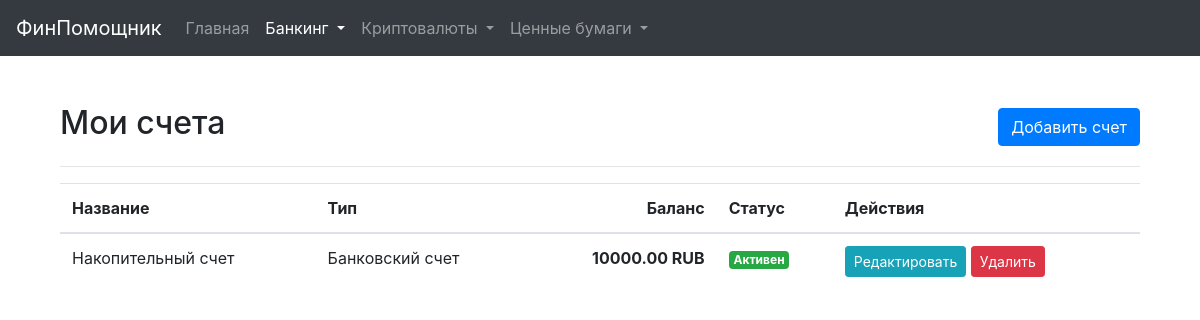
Page /accounts on the earlier database version.
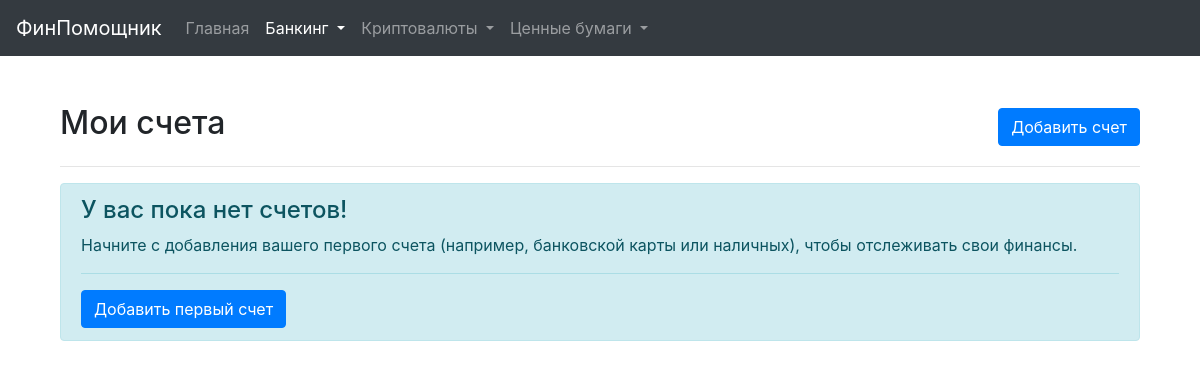
Same page on the later database version.
### models.py (models this page shows, shortened)
class Account(db.Model):
    id = db.Column(db.Integer, primary_key=True)
    name = db.Column(db.String(128), nullable=False, unique=True)
    account_type = db.Column(db.String(64), nullable=False)
    currency = db.Column(db.String(16), nullable=False)
    balance = db.Column(db.Numeric(20, 2), nullable=False, default=0.0)
    is_active = db.Column(db.Boolean, default=True, nullable=False)
    notes = db.Column(db.Text)
    interest_rate = db.Column(db.Numeric(5, 2), nullable=True)
    start_date = db.Column(db.Date, nullable=True)
    end_date = db.Column(db.Date, nullable=True)

### main_routes.py (the view)
@main_bp.route('/accounts')
def ui_accounts():
    accounts = Account.query.order_by(Account.is_active.desc(), Account.name).all()
    return render_template('accounts.html', accounts=accounts)

### templates/accounts.html (shortened to what this page needs)
{% extends "base.html" %}
{% block content %}
<div class="container mt-4">
    <div class="d-flex justify-content-between align-items-center mb-3">
        <h2>Мои счета</h2>
        <a href="{{ url_for('main.add_account') }}" class="btn btn-primary">Добавить счет</a>
    </div>
    <hr>
    {% if accounts %}
    <div class="table-responsive">
        <table class="table table-hover">
            <thead>
                <tr>
                    <th>Название</th>
                    <th>Тип</th>
                    <th class="text-right">Баланс</th>
                    <th>Статус</th>
                    <th>Действия</th>
                </tr>
            </thead>
            <tbody>
                {% for account in accounts %}
                <tr>
                    <td>{{ account.name }}</td>
                    <td>
                        {% if account.account_type == 'bank_card' %}Банковская карта
                        {% elif account.account_type == 'bank_account' %}Банковский счет
                        {% elif account.account_type == 'cash' %}Наличные
                        {% elif account.account_type == 'e-wallet' %}Электронный кошелек
                        {% else %}Другое
                        {% endif %}
                    </td>
                    <td class="text-right font-weight-bold">{{ "%.2f"|format(account.balance) }} {{ account.currency }}</td>
                    <td>
                        {% if account.is_active %}
                            <span class="badge badge-success">Активен</span>
                        {% else %}
                            <span class="badge badge-secondary">Неактивен</span>
                        {% endif %}
                    </td>
                    <td>
                        <a href="{{ url_for('main.ui_edit_account_form', account_id=account.id) }}" class="btn btn-sm btn-info">Редактировать</a>
                        <form action="{{ url_for('main.ui_delete_account', account_id=account.id) }}" method="POST" style="display: inline;" onsubmit="return confirm('Вы уверены, что хотите удалить счет \'{{ account.name }}\'? Это действие необратимо.');">
                            <button type="submit" class="btn btn-sm btn-danger">Удалить</button>
                        </form></td>
                </tr>
                {% endfor %}
            </tbody>
        </table>
    </div>
    {% else %}
    <div class="alert alert-info">
        <h4 class="alert-heading">У вас пока нет счетов!</h4>
        <p>Начните с добавления вашего первого счета (например, банковской карты или наличных), чтобы отслеживать свои финансы.</p>
        <hr>
        <a href="{{ url_for('main.add_account') }}" class="btn btn-primary">Добавить первый счет</a>
    </div>
    {% endif %}
</div>
{% endblock %}

Differences in the rows shown:
removed Account: name "Накопительный счет", account_type "Банковский счет", balance "10000.00", currency "RUB", is_active "Активен"
Other differences:
text no longer shown: "Название Тип Баланс Статус Действия"
text now shown: "У вас пока нет счетов! Начните с добавления вашего первого счета (например, банковской карты или наличных), чтобы отслеживать свои финансы. Добавить первый счет"
